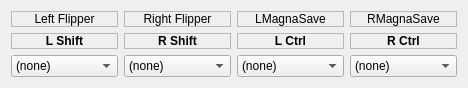
    <widget class="QWidget" name="gridLayoutWidget_30">
     <property name="geometry">
      <rect>
       <x>20</x>
       <y>40</y>
       <width>641</width>
       <height>83</height>
      </rect>
     </property>
     <layout class="QGridLayout" name="FlippersMagnaGrid" columnstretch="1,0,0,1">
      <property name="sizeConstraint">
       <enum>QLayout::SizeConstraint::SetFixedSize</enum>
      </property>
      <item row="0" column="3">
       <widget class="QLabel" name="label_66">
        <property name="frameShape">
         <enum>QFrame::Shape::StyledPanel</enum>
        </property>
        <property name="text">
         <string>RMagnaSave</string>
        </property>
        <property name="alignment">
         <set>Qt::AlignmentFlag::AlignCenter</set>
        </property>
       </widget>
      </item>
      <item row="2" column="2">
       <widget class="QComboBox" name="JoyLMagnaSave">
        <item>
         <property name="text">
          <string>(none)</string>
         </property>
        </item>
        <item>
         <property name="text">
          <string>Button1</string>
         </property>
        </item>
        <item>
         <property name="text">
          <string>Button2</string>
         </property>
        </item>
        <item>
         <property name="text">
          <string>Button3</string>
         </property>
        </item>
        <item>
         <property name="text">
          <string>Button4</string>
         </property>
        </item>
        <item>
         <property name="text">
          <string>Button5</string>
         </property>
        </item>
        <item>
         <property name="text">
          <string>Button6</string>
         </property>
        </item>
        <item>
         <property name="text">
          <string>Button7</string>
         </property>
        </item>
        <item>
         <property name="text">
          <string>Button8</string>
         </property>
        </item>
        <item>
         <property name="text">
          <string>Button9</string>
         </property>
        </item>
        <item>
         <property name="text">
          <string>Button10</string>
         </property>
        </item>
        <item>
         <property name="text">
          <string>Button11</string>
         </property>
        </item>
        <item>
         <property name="text">
          <string>Button12</string>
         </property>
        </item>
        <item>
         <property name="text">
          <string>Button13</string>
         </property>
        </item>
        <item>
         <property name="text">
          <string>Button14</string>
         </property>
        </item>
        <item>
         <property name="text">
          <string>Button15</string>
         </property>
        </item>
        <item>
         <property name="text">
          <string>Button16</string>
         </property>
        </item>
        <item>
         <property name="text">
          <string>Button17</string>
         </property>
        </item>
        <item>
         <property name="text">
          <string>Button18</string>
         </property>
        </item>
        <item>
         <property name="text">
          <string>Button19</string>
         </property>
        </item>
        <item>
         <property name="text">
          <string>Button20</string>
         </property>
        </item>
        <item>
         <property name="text">
          <string>Button21</string>
         </property>
        </item>
        <item>
         <property name="text">
          <string>Button22</string>
         </property>
        </item>
        <item>
         <property name="text">
          <string>Button23</string>
         </property>
        </item>
        <item>
         <property name="text">
          <string>Button24</string>
         </property>
        </item>
        <item>
         <property name="text">
          <string>Left Mouse</string>
         </property>
        </item>
        <item>
         <property name="text">
          <string>Right Mouse</string>
         </property>
        </item>
        <item>
         <property name="text">
          <string>Middle Mouse</string>
         </property>
        </item>
       </widget>
      </item>
      <item row="0" column="0">
       <widget class="QLabel" name="label_63">
        <property name="styleSheet">
         <string notr="true"/>
        </property>
        <property name="frameShape">
         <enum>QFrame::Shape::StyledPanel</enum>
        </property>
        <property name="text">
         <string>Left Flipper</string>
        </property>
        <property name="alignment">
         <set>Qt::AlignmentFlag::AlignCenter</set>
        </property>
       </widget>
      </item>
      <item row="1" column="2">
       <widget class="QLabel" name="label_178">
        <property name="font">
         <font>
          <bold>true</bold>
          <kerning>true</kerning>
         </font>
        </property>
        <property name="autoFillBackground">
         <bool>true</bool>
        </property>
        <property name="frameShape">
         <enum>QFrame::Shape::StyledPanel</enum>
        </property>
        <property name="text">
         <string>L Ctrl</string>
        </property>
        <property name="alignment">
         <set>Qt::AlignmentFlag::AlignCenter</set>
        </property>
       </widget>
      </item>
      <item row="1" column="1">
       <widget class="QLabel" name="label_179">
        <property name="font">
         <font>
          <bold>true</bold>
          <kerning>true</kerning>
         </font>
        </property>
        <property name="autoFillBackground">
         <bool>true</bool>
        </property>
        <property name="frameShape">
         <enum>QFrame::Shape::StyledPanel</enum>
        </property>
        <property name="text">
         <string>R Shift</string>
        </property>
        <property name="alignment">
         <set>Qt::AlignmentFlag::AlignCenter</set>
        </property>
       </widget>
      </item>
      <item row="1" column="0">
       <widget class="QLabel" name="label_180">
        <property name="font">
         <font>
          <bold>true</bold>
          <kerning>true</kerning>
         </font>
        </property>
        <property name="autoFillBackground">
         <bool>true</bool>
        </property>
        <property name="frameShape">
         <enum>QFrame::Shape::StyledPanel</enum>
        </property>
        <property name="text">
         <string>L Shift</string>
        </property>
        <property name="alignment">
         <set>Qt::AlignmentFlag::AlignCenter</set>
        </property>
       </widget>
      </item>
      <item row="0" column="2">
       <widget class="QLabel" name="label_65">
        <property name="frameShape">
         <enum>QFrame::Shape::StyledPanel</enum>
        </property>
        <property name="text">
         <string>LMagnaSave</string>
        </property>
        <property name="alignment">
         <set>Qt::AlignmentFlag::AlignCenter</set>
        </property>
       </widget>
      </item>
      <item row="1" column="3">
       <widget class="QLabel" name="label_181">
        <property name="font">
         <font>
          <bold>true</bold>
          <kerning>true</kerning>
         </font>
        </property>
        <property name="autoFillBackground">
         <bool>true</bool>
        </property>
        <property name="frameShape">
         <enum>QFrame::Shape::StyledPanel</enum>
        </property>
        <property name="text">
         <string>R Ctrl</string>
        </property>
        <property name="alignment">
         <set>Qt::AlignmentFlag::AlignCenter</set>
        </property>
       </widget>
      </item>
      <item row="2" column="1">
       <widget class="QComboBox" name="JoyRFlipKey">
        <item>
         <property name="text">
          <string>(none)</string>
         </property>
        </item>
        <item>
         <property name="text">
          <string>Button1</string>
         </property>
        </item>
        <item>
         <property name="text">
          <string>Button2</string>
         </property>
        </item>
        <item>
         <property name="text">
          <string>Button3</string>
         </property>
        </item>
        <item>
         <property name="text">
          <string>Button4</string>
         </property>
        </item>
        <item>
         <property name="text">
          <string>Button5</string>
         </property>
        </item>
        <item>
         <property name="text">
          <string>Button6</string>
         </property>
        </item>
        <item>
         <property name="text">
          <string>Button7</string>
         </property>
        </item>
        <item>
         <property name="text">
          <string>Button8</string>
         </property>
        </item>
        <item>
         <property name="text">
          <string>Button9</string>
         </property>
        </item>
        <item>
         <property name="text">
          <string>Button10</string>
         </property>
        </item>
        <item>
         <property name="text">
          <string>Button11</string>
         </property>
        </item>
        <item>
         <property name="text">
          <string>Button12</string>
         </property>
        </item>
        <item>
         <property name="text">
          <string>Button13</string>
         </property>
        </item>
        <item>
         <property name="text">
          <string>Button14</string>
         </property>
        </item>
        <item>
         <property name="text">
          <string>Button15</string>
         </property>
        </item>
        <item>
         <property name="text">
          <string>Button16</string>
         </property>
        </item>
        <item>
         <property name="text">
          <string>Button17</string>
         </property>
        </item>
        <item>
         <property name="text">
          <string>Button18</string>
         </property>
        </item>
        <item>
         <property name="text">
          <string>Button19</string>
         </property>
        </item>
        <item>
         <property name="text">
          <string>Button20</string>
         </property>
        </item>
        <item>
         <property name="text">
          <string>Button21</string>
         </property>
        </item>
        <item>
         <property name="text">
          <string>Button22</string>
         </property>
        </item>
        <item>
         <property name="text">
          <string>Button23</string>
         </property>
        </item>
        <item>
         <property name="text">
          <string>Button24</string>
         </property>
        </item>
        <item>
         <property name="text">
          <string>Left Mouse</string>
         </property>
        </item>
        <item>
         <property name="text">
          <string>Right Mouse</string>
         </property>
        </item>
        <item>
         <property name="text">
          <string>Middle Mouse</string>
         </property>
        </item>
       </widget>
      </item>
      <item row="2" column="3">
       <widget class="QComboBox" name="JoyRMagnaSave">
        <item>
         <property name="text">
          <string>(none)</string>
         </property>
        </item>
        <item>
         <property name="text">
          <string>Button1</string>
         </property>
        </item>
        <item>
         <property name="text">
          <string>Button2</string>
         </property>
        </item>
        <item>
         <property name="text">
          <string>Button3</string>
         </property>
        </item>
        <item>
         <property name="text">
          <string>Button4</string>
         </property>
        </item>
        <item>
         <property name="text">
          <string>Button5</string>
         </property>
        </item>
        <item>
         <property name="text">
          <string>Button6</string>
         </property>
        </item>
        <item>
         <property name="text">
          <string>Button7</string>
         </property>
        </item>
        <item>
         <property name="text">
          <string>Button8</string>
         </property>
        </item>
        <item>
         <property name="text">
          <string>Button9</string>
         </property>
        </item>
        <item>
         <property name="text">
          <string>Button10</string>
         </property>
        </item>
        <item>
         <property name="text">
          <string>Button11</string>
         </property>
        </item>
        <item>
         <property name="text">
          <string>Button12</string>
         </property>
        </item>
        <item>
         <property name="text">
          <string>Button13</string>
         </property>
        </item>
        <item>
         <property name="text">
          <string>Button14</string>
         </property>
        </item>
        <item>
         <property name="text">
          <string>Button15</string>
         </property>
        </item>
        <item>
         <property name="text">
          <string>Button16</string>
         </property>
        </item>
        <item>
         <property name="text">
          <string>Button17</string>
         </property>
        </item>
        <item>
         <property name="text">
          <string>Button18</string>
         </property>
        </item>
        <item>
         <property name="text">
          <string>Button19</string>
         </property>
        </item>
        <item>
         <property name="text">
          <string>Button20</string>
         </property>
        </item>
        <item>
         <property name="text">
          <string>Button21</string>
         </property>
        </item>
        <item>
         <property name="text">
          <string>Button22</string>
         </property>
        </item>
        <item>
         <property name="text">
          <string>Button23</string>
         </property>
        </item>
        <item>
         <property name="text">
          <string>Button24</string>
         </property>
        </item>
        <item>
         <property name="text">
          <string>Left Mouse</string>
         </property>
        </item>
        <item>
         <property name="text">
          <string>Right Mouse</string>
         </property>
        </item>
        <item>
         <property name="text">
          <string>Middle Mouse</string>
         </property>
        </item>
       </widget>
      </item>
      <item row="0" column="1">
       <widget class="QLabel" name="label_64">
        <property name="frameShape">
         <enum>QFrame::Shape::StyledPanel</enum>
        </property>
        <property name="text">
         <string>Right Flipper</string>
        </property>
        <property name="alignment">
         <set>Qt::AlignmentFlag::AlignCenter</set>
        </property>
       </widget>
      </item>
      <item row="2" column="0">
       <widget class="QComboBox" name="JoyLFlipKey">
        <item>
         <property name="text">
          <string>(none)</string>
         </property>
        </item>
        <item>
         <property name="text">
          <string>Button1</string>
         </property>
        </item>
        <item>
         <property name="text">
          <string>Button2</string>
         </property>
        </item>
        <item>
         <property name="text">
          <string>Button3</string>
         </property>
        </item>
        <item>
         <property name="text">
          <string>Button4</string>
         </property>
        </item>
        <item>
         <property name="text">
          <string>Button5</string>
         </property>
        </item>
        <item>
         <property name="text">
          <string>Button6</string>
         </property>
        </item>
        <item>
         <property name="text">
          <string>Button7</string>
         </property>
        </item>
        <item>
         <property name="text">
          <string>Button8</string>
         </property>
        </item>
        <item>
         <property name="text">
          <string>Button9</string>
         </property>
        </item>
        <item>
         <property name="text">
          <string>Button10</string>
         </property>
        </item>
        <item>
         <property name="text">
          <string>Button11</string>
         </property>
        </item>
        <item>
         <property name="text">
          <string>Button12</string>
         </property>
        </item>
        <item>
         <property name="text">
          <string>Button13</string>
         </property>
        </item>
        <item>
         <property name="text">
          <string>Button14</string>
         </property>
        </item>
        <item>
         <property name="text">
          <string>Button15</string>
         </property>
        </item>
        <item>
         <property name="text">
          <string>Button16</string>
         </property>
        </item>
        <item>
         <property name="text">
          <string>Button17</string>
         </property>
        </item>
        <item>
         <property name="text">
          <string>Button18</string>
         </property>
        </item>
        <item>
         <property name="text">
          <string>Button19</string>
         </property>
        </item>
        <item>
         <property name="text">
          <string>Button20</string>
         </property>
        </item>
        <item>
         <property name="text">
          <string>Button21</string>
         </property>
        </item>
        <item>
         <property name="text">
          <string>Button22</string>
         </property>
        </item>
        <item>
         <property name="text">
          <string>Button23</string>
         </property>
        </item>
        <item>
         <property name="text">
          <string>Button24</string>
         </property>
        </item>
        <item>
         <property name="text">
          <string>Left Mouse</string>
         </property>
        </item>
        <item>
         <property name="text">
          <string>Right Mouse</string>
         </property>
        </item>
        <item>
         <property name="text">
          <string>Middle Mouse</string>
         </property>
        </item>
       </widget>
      </item>
     </layout>
    </widget>
